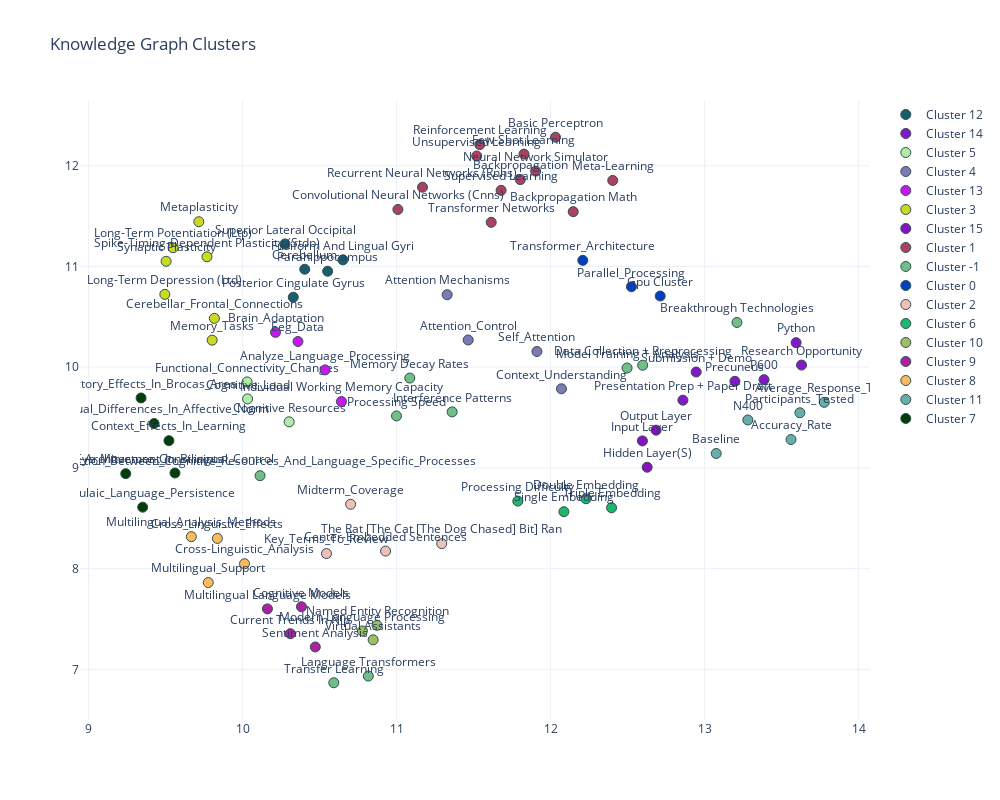

The code cell stored with this chart in its notebook:
### Code cell
llm = ChatOpenAI(
    api_key=api_key,
    model="gpt-4o-mini",  
    temperature=0
)


try:
    kg_processor = KGProcessor(
        chroma_store=chroma_store,
        ontology=ACADEMIC_ONTOLOGY,
        batch_size=16  
    )
    print("KGProcessor initialized successfully")
    
    # generate Knowledge Graph Documents
    print("\nGenerating knowledge graph documents...")
    kg_docs = kg_processor.generate_kg_docs(
        documents=processed_files['markdown'],
        llm=llm
    )
    
    # process and verify results
    if kg_docs:
        print(f"\nGenerated {len(kg_docs)} knowledge graph documents")
        print("\nSample nodes and relationships:")
        for i, doc in enumerate(kg_docs[:3]):  # Show first 3 docs
            print(f"\nDocument {i+1}:")
            print(f"Nodes: {len(doc.nodes)}")
            print(f"Relationships: {len(doc.relationships)}")
            
        # MISSING STEP: Embed the KG documents into ChromaDB
        print("\nEmbedding knowledge graph into ChromaDB...")
        kg_processor.embed_kg(
            kg_docs=kg_docs,
            collection_name='notes_kg',
            replace_existing=True  # Set to False if you want to append
        )
        
        # Now clustering should work
        clusterer = KGClusterer(chroma_store)
        results = clusterer.cluster_nodes(
            'notes_kg',
            n_neighbors=25,
            min_cluster_size=3,
            min_samples=2,
            min_dist=0.1
        )
        
        if results['stats']:
            print("\nClustering Statistics:")
            for metric, value in results['stats'].items():
                print(f"{metric}: {value}")

            # interpret results
            print("\nCluster Quality Analysis:")
            if 'silhouette' in results['stats']:
                silhouette = results['stats']['silhouette']
                print(f"Silhouette Score: {silhouette:.3f}")
                if silhouette > 0.5:
                    print("Good cluster separation")
                elif silhouette > 0.3:
                    print("Moderate cluster separation")
                else:
                    print("Poor cluster separation")

        # visualize if nodes exist
        if results['nodes']:
            fig = clusterer.visualize_clusters(results['nodes'])
            fig.show()
                
    else:
        print("No knowledge graph documents were generated")

except Exception as e:
    print(f"Error in knowledge graph processing: {e}")

### Figure 1 — Plotly figure (JSON) as saved in the notebook; plotly's stock layout.template omitted (floating-point values rounded to 4 significant figures)
{"data": [{"hoverinfo": "text", "hovertext": ["Label: Parahippocampus<br>Type: Concept<br>Cluster: 12<br>Related: 0", "Label: Cerebellum<br>Type: Concept<br>Cluster: 12<br>Related: 0", "Label: Superior Lateral Occipital<br>Type: Concept<br>Cluster: 12<br>Related: 0", "Label: Fusiform And Lingual Gyri<br>Type: Concept<br>Cluster: 12<br>Related: 0", "Label: Posterior Cingulate Gyrus<br>Type: Concept<br>Cluster: 12<br>Related: 0"], "marker": {"color": "rgb(25,93,111)", "line": {"color": "DarkSlateGrey", "width": 1}, "size": 10}, "mode": "markers+text", "name": "Cluster 12", "text": ["Parahippocampus", "Cerebellum", "Superior Lateral Occipital", "Fusiform And Lingual Gyri", "Posterior Cingulate Gyrus"], "textposition": "top center", "type": "scatter", "x": [10.55, 10.4, 10.28, 10.65, 10.33], "y": [10.95, 10.97, 11.22, 11.07, 10.69]}, {"hoverinfo": "text", "hovertext": ["Label: Precuneus<br>Type: Concept<br>Cluster: 14<br>Related: 0", "Label: Presentation Prep + Paper Draft<br>Type: Task<br>Cluster: 14<br>Related: 0", "Label: Submission + Demo<br>Type: Task<br>Cluster: 14<br>Related: 0", "Label: Research Opportunity<br>Type: Concept<br>Cluster: 14<br>Related: 0", "Label: Python<br>Type: Concept<br>Cluster: 14<br>Related: 0", "Label: P600<br>Type: Concept<br>Cluster: 14<br>Related: 0"], "marker": {"color": "rgb(133,23,201)", "line": {"color": "DarkSlateGrey", "width": 1}, "size": 10}, "mode": "markers+text", "name": "Cluster 14", "text": ["Precuneus", "Presentation Prep + Paper Draft", "Submission + Demo", "Research Opportunity", "Python", "P600"], "textposition": "top center", "type": "scatter", "x": [13.2, 12.86, 12.94, 13.63, 13.59, 13.39], "y": [9.859, 9.672, 9.952, 10.02, 10.24, 9.876]}, {"hoverinfo": "text", "hovertext": ["Label: Cognitive_Load<br>Type: Concept<br>Cluster: 5<br>Related: 0", "Label: Functional_Connectivity_Changes<br>Type: Concept<br>Cluster: 5<br>Related: 0", "Label: Cognitive Resources<br>Type: Concept<br>Cluster: 5<br>Related: 0"], "marker": {"color": "rgb(178,235,167)", "line": {"color": "DarkSlateGrey", "width": 1}, "size": 10}, "mode": "markers+text", "name": "Cluster 5", "text": ["Cognitive_Load", "Functional_Connectivity_Changes", "Cognitive Resources"], "textposition": "top center", "type": "scatter", "x": [10.03, 10.03, 10.3], "y": [9.685, 9.854, 9.457]}, {"hoverinfo": "text", "hovertext": ["Label: Attention_Control<br>Type: Concept<br>Cluster: 4<br>Related: 0", "Label: Attention Mechanisms<br>Type: Concept<br>Cluster: 4<br>Related: 0", "Label: Self_Attention<br>Type: Concept<br>Cluster: 4<br>Related: 0", "Label: Context_Understanding<br>Type: Definition<br>Cluster: 4<br>Related: 0"], "marker": {"color": "rgb(126,120,179)", "line": {"color": "DarkSlateGrey", "width": 1}, "size": 10}, "mode": "markers+text", "name": "Cluster 4", "text": ["Attention_Control", "Attention Mechanisms", "Self_Attention", "Context_Understanding"], "textposition": "top center", "type": "scatter", "x": [11.46, 11.33, 11.91, 12.07], "y": [10.27, 10.72, 10.16, 9.785]}, {"hoverinfo": "text", "hovertext": ["Label: Brain_Adaptation<br>Type: Concept<br>Cluster: 13<br>Related: 0", "Label: Individual Working Memory Capacity<br>Type: Concept<br>Cluster: 13<br>Related: 0", "Label: Analyze_Language_Processing<br>Type: Concept<br>Cluster: 13<br>Related: 0", "Label: Eeg_Data<br>Type: Concept<br>Cluster: 13<br>Related: 0"], "marker": {"color": "rgb(201,23,240)", "line": {"color": "DarkSlateGrey", "width": 1}, "size": 10}, "mode": "markers+text", "name": "Cluster 13", "text": ["Brain_Adaptation", "Individual Working Memory Capacity", "Analyze_Language_Processing", "Eeg_Data"], "textposition": "top center", "type": "scatter", "x": [10.21, 10.64, 10.54, 10.36], "y": [10.35, 9.658, 9.973, 10.25]}, {"hoverinfo": "text", "hovertext": ["Label: Cerebellar_Frontal_Connections<br>Type: Concept<br>Cluster: 3<br>Related: 0", "Label: Memory_Tasks<br>Type: Concept<br>Cluster: 3<br>Related: 0", "Label: Synaptic Plasticity<br>Type: Concept<br>Cluster: 3<br>Related: 0", "Label: Long-Term Potentiation (Ltp)<br>Type: Concept<br>Cluster: 3<br>Related: 0", "Label: Long-Term Depression (Ltd)<br>Type: Concept<br>Cluster: 3<br>Related: 0", "Label: Spike-Timing-Dependent Plasticity (Stdp)<br>Type: Concept<br>Cluster: 3<br>Related: 0", "Label: Metaplasticity<br>Type: Concept<br>Cluster: 3<br>Related: 0"], "marker": {"color": "rgb(203,217,35)", "line": {"color": "DarkSlateGrey", "width": 1}, "size": 10}, "mode": "markers+text", "name": "Cluster 3", "text": ["Cerebellar_Frontal_Connections", "Memory_Tasks", "Synaptic Plasticity", "Long-Term Potentiation (Ltp)", "Long-Term Depression (Ltd)", "Spike-Timing-Dependent Plasticity (Stdp)", "Metaplasticity"], "textposition": "top center", "type": "scatter", "x": [9.816, 9.802, 9.503, 9.548, 9.495, 9.768, 9.715], "y": [10.48, 10.27, 11.05, 11.19, 10.72, 11.1, 11.44]}, {"hoverinfo": "text", "hovertext": ["Label: Input Layer<br>Type: Concept<br>Cluster: 15<br>Related: 0", "Label: Hidden Layer(S)<br>Type: Concept<br>Cluster: 15<br>Related: 0", "Label: Output Layer<br>Type: Concept<br>Cluster: 15<br>Related: 0"], "marker": {"color": "rgb(136,17,192)", "line": {"color": "DarkSlateGrey", "width": 1}, "size": 10}, "mode": "markers+text", "name": "Cluster 15", "text": ["Input Layer", "Hidden Layer(S)", "Output Layer"], "textposition": "top center", "type": "scatter", "x": [12.6, 12.63, 12.68], "y": [9.268, 9.006, 9.374]}, {"hoverinfo": "text", "hovertext": ["Label: Transformer Networks<br>Type: Concept<br>Cluster: 1<br>Related: 0", "Label: Convolutional Neural Networks (Cnns)<br>Type: Concept<br>Cluster: 1<br>Related: 0", "Label: Recurrent Neural Networks (Rnns)<br>Type: Concept<br>Cluster: 1<br>Related: 0", "Label: Backpropagation<br>Type: Concept<br>Cluster: 1<br>Related: 0", "Label: Supervised Learning<br>Type: Concept<br>Cluster: 1<br>Related: 0", "Label: Unsupervised Learning<br>Type: Concept<br>Cluster: 1<br>Related: 0", "Label: Reinforcement Learning<br>Type: Concept<br>Cluster: 1<br>Related: 0", "Label: Few-Shot Learning<br>Type: Concept<br>Cluster: 1<br>Related: 0", "Label: Neural Network Simulator<br>Type: Component<br>Cluster: 1<br>Related: 0", "Label: Basic Perceptron<br>Type: Concept<br>Cluster: 1<br>Related: 0", "Label: Backpropagation Math<br>Type: Concept<br>Cluster: 1<br>Related: 0", "Label: Meta-Learning<br>Type: Concept<br>Cluster: 1<br>Related: 0"], "marker": {"color": "rgb(170,66,99)", "line": {"color": "DarkSlateGrey", "width": 1}, "size": 10}, "mode": "markers+text", "name": "Cluster 1", "text": ["Transformer Networks", "Convolutional Neural Networks (Cnns)", "Recurrent Neural Networks (Rnns)", "Backpropagation", "Supervised Learning", "Unsupervised Learning", "Reinforcement Learning", "Few-Shot Learning", "Neural Network Simulator", "Basic Perceptron", "Backpropagation Math", "Meta-Learning"], "textposition": "top center", "type": "scatter", "x": [11.61, 11.01, 11.17, 11.8, 11.68, 11.52, 11.54, 11.83, 11.9, 12.03, 12.15, 12.4], "y": [11.44, 11.57, 11.79, 11.86, 11.76, 12.1, 12.21, 12.11, 11.95, 12.28, 11.54, 11.85]}, {"hoverinfo": "text", "hovertext": ["Label: Data Collection + Preprocessing<br>Type: Task<br>Cluster: -1<br>Related: 0", "Label: Model Training + Analysis<br>Type: Task<br>Cluster: -1<br>Related: 0", "Label: Processing Speed<br>Type: Concept<br>Cluster: -1<br>Related: 0", "Label: Interference Patterns<br>Type: Concept<br>Cluster: -1<br>Related: 0", "Label: Memory Decay Rates<br>Type: Concept<br>Cluster: -1<br>Related: 0", "Label: Language Transformers<br>Type: Concept<br>Cluster: -1<br>Related: 0", "Label: Transfer Learning<br>Type: Concept<br>Cluster: -1<br>Related: 0", "Label: Breakthrough Technologies<br>Type: Concept<br>Cluster: -1<br>Related: 0", "Label: Interaction_Between_Cognitive_Resources_And_Language_Specific_Processes<br>Type: Concept<br>Cluster: -1<br>Related: 0"], "marker": {"color": "rgb(114,190,136)", "line": {"color": "DarkSlateGrey", "width": 1}, "size": 10}, "mode": "markers+text", "name": "Cluster -1", "text": ["Data Collection + Preprocessing", "Model Training + Analysis", "Processing Speed", "Interference Patterns", "Memory Decay Rates", "Language Transformers", "Transfer Learning", "Breakthrough Technologies", "Interaction_Between_Cognitive_Resources_And_Language_Specific_Processes"], "textposition": "top center", "type": "scatter", "x": [12.6, 12.5, 11.0, 11.36, 11.09, 10.82, 10.59, 13.21, 10.11], "y": [10.02, 9.992, 9.516, 9.556, 9.892, 6.933, 6.867, 10.44, 8.923]}, {"hoverinfo": "text", "hovertext": ["Label: Gpu Cluster<br>Type: Component<br>Cluster: 0<br>Related: 0", "Label: Transformer_Architecture<br>Type: Concept<br>Cluster: 0<br>Related: 0", "Label: Parallel_Processing<br>Type: Definition<br>Cluster: 0<br>Related: 0"], "marker": {"color": "rgb(3,62,192)", "line": {"color": "DarkSlateGrey", "width": 1}, "size": 10}, "mode": "markers+text", "name": "Cluster 0", "text": ["Gpu Cluster", "Transformer_Architecture", "Parallel_Processing"], "textposition": "top center", "type": "scatter", "x": [12.71, 12.21, 12.52], "y": [10.71, 11.06, 10.8]}, {"hoverinfo": "text", "hovertext": ["Label: Center-Embedded Sentences<br>Type: Concept<br>Cluster: 2<br>Related: 0", "Label: The Rat [The Cat [The Dog Chased] Bit] Ran<br>Type: Concept<br>Cluster: 2<br>Related: 0", "Label: Key_Terms_To_Review<br>Type: Concept<br>Cluster: 2<br>Related: 0", "Label: Midterm_Coverage<br>Type: Concept<br>Cluster: 2<br>Related: 0"], "marker": {"color": "rgb(239,191,184)", "line": {"color": "DarkSlateGrey", "width": 1}, "size": 10}, "mode": "markers+text", "name": "Cluster 2", "text": ["Center-Embedded Sentences", "The Rat [The Cat [The Dog Chased] Bit] Ran", "Key_Terms_To_Review", "Midterm_Coverage"], "textposition": "top center", "type": "scatter", "x": [10.93, 11.29, 10.54, 10.7], "y": [8.174, 8.248, 8.149, 8.639]}, {"hoverinfo": "text", "hovertext": ["Label: Processing Difficulty<br>Type: Concept<br>Cluster: 6<br>Related: 0", "Label: Single Embedding<br>Type: Concept<br>Cluster: 6<br>Related: 0", "Label: Double Embedding<br>Type: Concept<br>Cluster: 6<br>Related: 0", "Label: Triple Embedding<br>Type: Concept<br>Cluster: 6<br>Related: 0"], "marker": {"color": "rgb(31,183,109)", "line": {"color": "DarkSlateGrey", "width": 1}, "size": 10}, "mode": "markers+text", "name": "Cluster 6", "text": ["Processing Difficulty", "Single Embedding", "Double Embedding", "Triple Embedding"], "textposition": "top center", "type": "scatter", "x": [11.79, 12.09, 12.23, 12.4], "y": [8.67, 8.565, 8.694, 8.605]}, {"hoverinfo": "text", "hovertext": ["Label: Modern Language Processing<br>Type: Concept<br>Cluster: 10<br>Related: 0", "Label: Virtual Assistants<br>Type: Concept<br>Cluster: 10<br>Related: 0", "Label: Named Entity Recognition<br>Type: Concept<br>Cluster: 10<br>Related: 0"], "marker": {"color": "rgb(159,189,101)", "line": {"color": "DarkSlateGrey", "width": 1}, "size": 10}, "mode": "markers+text", "name": "Cluster 10", "text": ["Modern Language Processing", "Virtual Assistants", "Named Entity Recognition"], "textposition": "top center", "type": "scatter", "x": [10.78, 10.85, 10.87], "y": [7.382, 7.293, 7.437]}, {"hoverinfo": "text", "hovertext": ["Label: Current Trends In Nlp<br>Type: Concept<br>Cluster: 9<br>Related: 0", "Label: Sentiment Analysis<br>Type: Concept<br>Cluster: 9<br>Related: 0", "Label: Multilingual Language Models<br>Type: Concept<br>Cluster: 9<br>Related: 0", "Label: Cognitive Models<br>Type: Concept<br>Cluster: 9<br>Related: 0"], "marker": {"color": "rgb(173,32,160)", "line": {"color": "DarkSlateGrey", "width": 1}, "size": 10}, "mode": "markers+text", "name": "Cluster 9", "text": ["Current Trends In Nlp", "Sentiment Analysis", "Multilingual Language Models", "Cognitive Models"], "textposition": "top center", "type": "scatter", "x": [10.31, 10.47, 10.16, 10.38], "y": [7.354, 7.222, 7.6, 7.622]}, {"hoverinfo": "text", "hovertext": ["Label: Multilingual_Support<br>Type: Concept<br>Cluster: 8<br>Related: 0", "Label: Cross-Linguistic_Analysis<br>Type: Definition<br>Cluster: 8<br>Related: 0", "Label: Cross_Linguistic_Effects<br>Type: Concept<br>Cluster: 8<br>Related: 0", "Label: Multilingual_Analysis_Methods<br>Type: Concept<br>Cluster: 8<br>Related: 0"], "marker": {"color": "rgb(251,186,95)", "line": {"color": "DarkSlateGrey", "width": 1}, "size": 10}, "mode": "markers+text", "name": "Cluster 8", "text": ["Multilingual_Support", "Cross-Linguistic_Analysis", "Cross_Linguistic_Effects", "Multilingual_Analysis_Methods"], "textposition": "top center", "type": "scatter", "x": [9.777, 10.01, 9.836, 9.667], "y": [7.862, 8.048, 8.3, 8.317]}, {"hoverinfo": "text", "hovertext": ["Label: Baseline<br>Type: Concept<br>Cluster: 11<br>Related: 0", "Label: N400<br>Type: Concept<br>Cluster: 11<br>Related: 0", "Label: Participants_Tested<br>Type: Concept<br>Cluster: 11<br>Related: 0", "Label: Average_Response_Time<br>Type: Concept<br>Cluster: 11<br>Related: 0", "Label: Accuracy_Rate<br>Type: Concept<br>Cluster: 11<br>Related: 0"], "marker": {"color": "rgb(105,172,169)", "line": {"color": "DarkSlateGrey", "width": 1}, "size": 10}, "mode": "markers+text", "name": "Cluster 11", "text": ["Baseline", "N400", "Participants_Tested", "Average_Response_Time", "Accuracy_Rate"], "textposition": "top center", "type": "scatter", "x": [13.08, 13.28, 13.62, 13.78, 13.56], "y": [9.143, 9.476, 9.547, 9.651, 9.282]}, {"hoverinfo": "text", "hovertext": ["Label: Cognitive_Architecture_Constraints<br>Type: Concept<br>Cluster: 7<br>Related: 0", "Label: Individual_Differences_In_Affective_Norm<br>Type: Concept<br>Cluster: 7<br>Related: 0", "Label: Refractory_Effects_In_Brocas_Area<br>Type: Concept<br>Cluster: 7<br>Related: 0", "Label: Eye_Movement_In_Bilingual_Control<br>Type: Concept<br>Cluster: 7<br>Related: 0", "Label: Formulaic_Language_Persistence<br>Type: Concept<br>Cluster: 7<br>Related: 0", "Label: Context_Effects_In_Learning<br>Type: Concept<br>Cluster: 7<br>Related: 0"], "marker": {"color": "rgb(1,62,10)", "line": {"color": "DarkSlateGrey", "width": 1}, "size": 10}, "mode": "markers+text", "name": "Cluster 7", "text": ["Cognitive_Architecture_Constraints", "Individual_Differences_In_Affective_Norm", "Refractory_Effects_In_Brocas_Area", "Eye_Movement_In_Bilingual_Control", "Formulaic_Language_Persistence", "Context_Effects_In_Learning"], "textposition": "top center", "type": "scatter", "x": [9.241, 9.425, 9.341, 9.561, 9.351, 9.521], "y": [8.943, 9.44, 9.694, 8.949, 8.61, 9.271]}], "layout": {"height": 800, "hovermode": "closest", "showlegend": true, "title": {"text": "Knowledge Graph Clusters"}, "width": 1000}}
